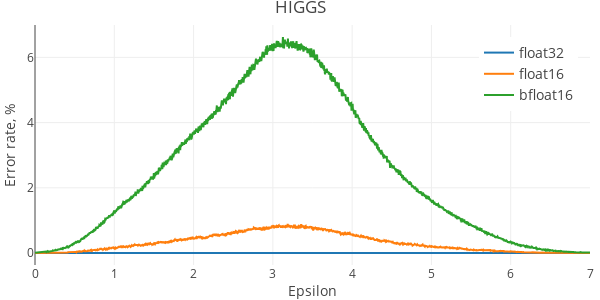

Source (notebook cell):
### Code cell
plot_dbscan_errors('higgs', higgs, 100000, max_eps=7)

### Figure 1 — Plotly figure (JSON) as saved in the notebook; plotly's stock layout.template omitted (floating-point values rounded to 4 significant figures; data arrays with more than 128 entries replaced by an {"elided": "..."} marker saying what was removed)
{"data": [{"name": "float32", "type": "scatter", "uid": "2249208b-e1ec-4be5-b562-13c1d33aace7", "x": {"elided": "2000 float values"}, "y": {"elided": "2000 float values"}}, {"name": "float16", "type": "scatter", "uid": "2bf76922-fbc2-4950-8123-ce12f0dbecfa", "x": {"elided": "2000 float values"}, "y": {"elided": "2000 float values"}}, {"name": "bfloat16", "type": "scatter", "uid": "906b7ac6-309e-4b21-9c7a-1bc2699c02a1", "x": {"elided": "2000 float values"}, "y": {"elided": "2000 float values"}}], "layout": {"height": 300, "legend": {"font": {"size": 14}, "x": 0.8, "y": 0.95}, "margin": {"b": 35, "l": 35, "r": 10, "t": 25}, "title": {"text": "HIGGS"}, "width": 600, "xaxis": {"title": {"text": "Epsilon"}}, "yaxis": {"title": {"text": "Error rate, %"}}}}
